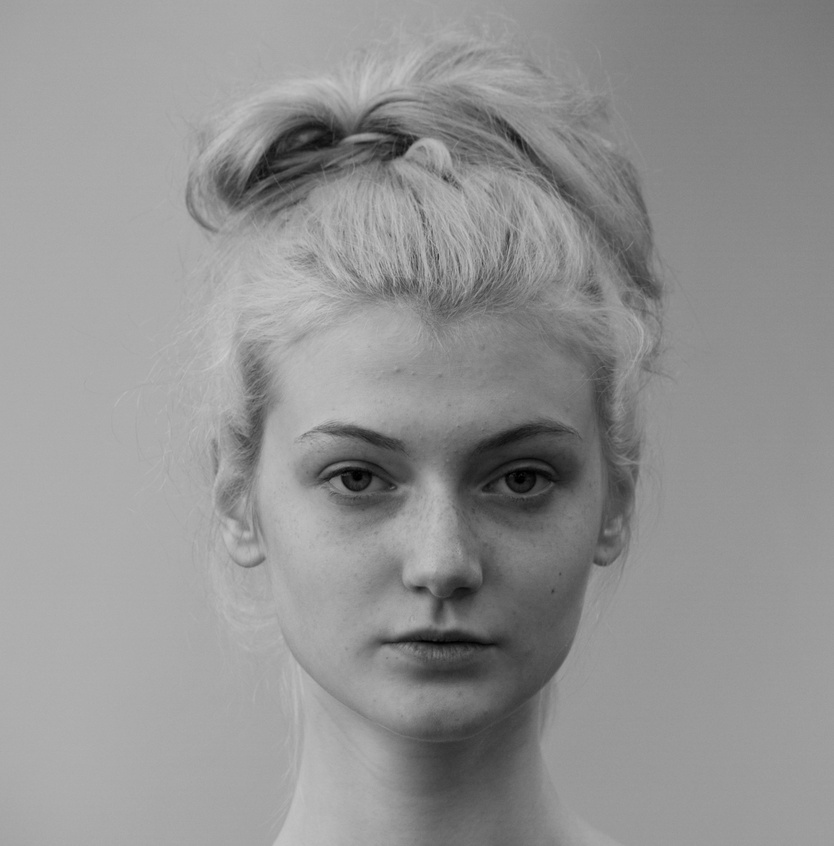
#> input picture Testbild2.jpeg, 834 x 846 px, shrunk from 3574 x 3628 before the run
$ python Test6.py
#> lines starting #> are read from the running program, lines starting #| are printed output that depends on the picture
### TODO:
### - sortieren
### - zeichnen
### - Testbild anpassen (Kontraste erhöhen)


from PIL import Image, ImageDraw, ImageDraw2
from bresenham import bresenham
import math
import numpy as np
#import panda as pd


###
###
### BILD VORBEREITEN
###
###

#BILD LADEN UND SCHWARZ WEIß KONVERTIEREN
#im_start_monochrome = Image.open("Testbild1.png").convert("L") #MONOCHROME
im_start = Image.open("Testbild2.jpeg").convert("1") #BINARY
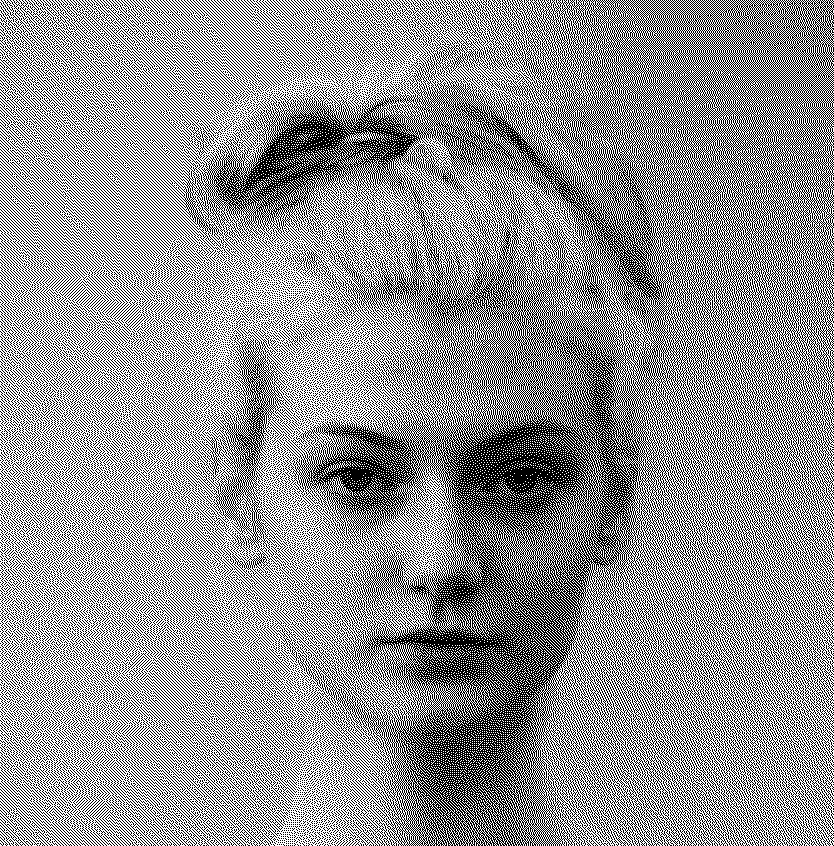
#> im_start: PIL image 834x846 1; 57.5% white; black in thin lines or dots
im = im_start.copy()
draw = ImageDraw.Draw(im)

#"Bildwerte" in Liste schreiben
pixels = np.array([])
pixels = im.load()
#print(pixels[0,0])


# KREISDATEN BERECHNEN (GRÖßT MÖGLICHEN KREIS)
im_breite = im.size[0]
#> im_breite = 834
im_hoehe = im.size[1]
#> im_hoehe = 846

durchmesser = 0

# minus 1 dass später kein Pixel 1 über dem Bildrand rauskommt
if im_breite > im_hoehe:
    durchmesser = im_hoehe-1

else:
    durchmesser = im_breite-1
#> durchmesser = 833
radius = int(durchmesser/2)
#> radius = 416


mittelpunkt_x = int(im_breite/2)
#> mittelpunkt_x = 417
mittelpunkt_y = int(im_hoehe/2)
#> mittelpunkt_y = 423

# [9 lines of commented-out code are left out]
draw.point((mittelpunkt_x, mittelpunkt_y), 'black')
#print(im.format, im.size, im.mode)

#Gibt Länge eines Fadens aus: bsp.: laenge(0,0,3,3) =>  4
def laenge(x1, y1, x2, y2):
    laenge = (round(math.sqrt(((x2 - x1) ** 2) + (y2 - y1) ** 2)))
    return (laenge)

#BILD AUßERHALB KREIS ENTFERNEN / WEIß MACHEN
for x in range(0,im_breite):
    for y in range (0, im_hoehe):
        if laenge(mittelpunkt_x, mittelpunkt_y, x, y) >= radius:
            draw.point((x, y), "white")


###
###
###
### LISTE MIT NÄGELN GENERIEREN
###
###
###


#GENERIERT LISTE MIT NÄGELN (MITTELPUNKT X/Y, RADIUS, N = ANZAHL)
# [146 lines left out: functions naegel_generieren, score_verbindung, alle_verbindungen_score, sortieren, bild_score, zeichnen, not called in this run]
